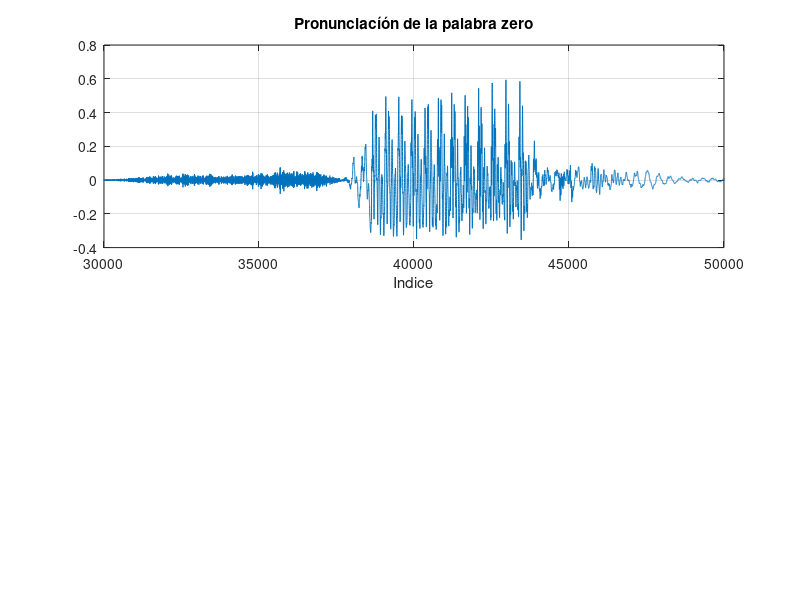

The MATLAB script that drew this image:
%Este programa calcula varias estadisticas
%para una pronunciaón tomada de un archivo de datos
load cero.mat
x=cero(:,1);
fprintf('Estadisticas de digito \n\n')
fprintf('media: %f \n',mean(x))
fprintf('desviación estándar: %f \n',std(x))
fprintf('varianza: %f \n',std(x).^2)
fprintf('potencia media: %f \n',mean ((x.^2)))
fprintf('magnitud media: %f \n',mean (abs(x)))
prod = x(1:length(x)-1).*x(2:length(x));
crossings = length(find(prod<0));
fprintf('cruces de cero: %.0f \n',crossings)
subplot(2,1,1),plot(x),...
    title('Pronunciacíón de la palabra zero'),...
    xlabel('Indice'),grid 
    xlim([30000 50000])
